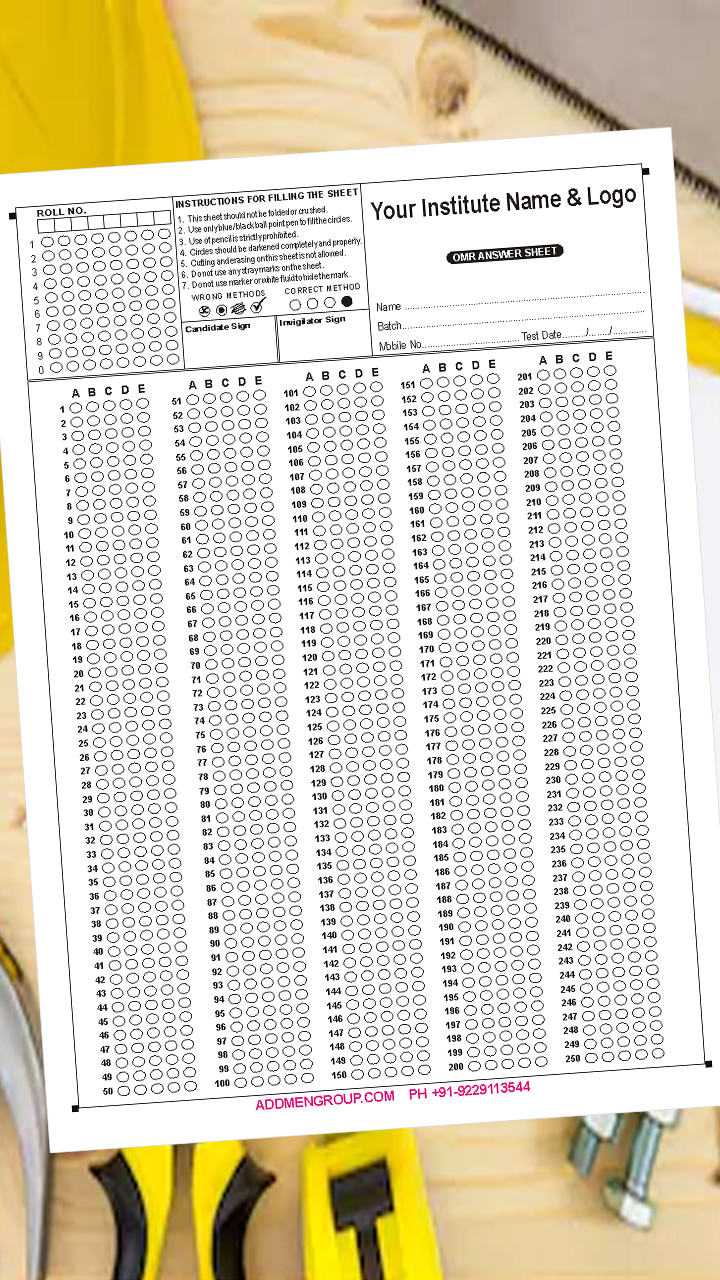
#> input picture images/RealLifeOMR1.jpg, 720 x 1280 px; its folder holds only this picture in this run
$ python -i presetBuilder.py   (imports and definitions only)
#> lines starting #> are read from the running program, lines starting #| are printed output that depends on the picture; after the words box and inside, x2 and y2 are one past the last pixel; in counts of white or black regions, pixels touching at a corner belong together
### aos.py
import cv2
import numpy as np
import circleProcessor
import random
red = [10,10,255]
blue = [255,10,10]
green = [10,255,10]
yellow = [0,255,255]
purple = [255,10,255]
answerKeyTextFile = 0

def mapp(h):
        h = h.reshape((4,2))
        hnew = np.zeros((4,2),dtype = np.float32)

        add = h.sum(1)
        hnew[0] = h[np.argmin(add)]
        hnew[2] = h[np.argmax(add)]

        diff = np.diff(h,axis = 1)
        hnew[1] = h[np.argmin(diff)]
        hnew[3] = h[np.argmax(diff)]

        return hnew

def findCorners(omr0,cp1=70,cp2=20,bp=17):
    h = omr0.shape[0]
    w = omr0.shape[1]
    xdownscale = float(500)/float(w)
    ydownscale = float(500)/float(h)

    copy = np.copy(omr0)
    omr0 = cv2.resize(omr0,(int(w*xdownscale),int(h*ydownscale)))

    omr0_blur = cv2.GaussianBlur(omr0,(bp,bp),0)

    omr0_canny = cv2.Canny(omr0_blur,cp1,cp2)

    contours, hierarchy = cv2.findContours(omr0_canny,cv2.RETR_TREE,cv2.CHAIN_APPROX_NONE)

    cv2.drawContours(omr0, contours, -1, (0,255,0), 3)
    maxArea = 0
    maxContour = contours[0]
    perimulti = 0.01
    for i in range(0,len(contours)):
        area = cv2.contourArea(contours[i])
        if area == (omr0.shape[0]-1)*(omr0.shape[1]-1):
            continue

        temp_peri = cv2.arcLength(contours[i],True)
        temp_approx = cv2.approxPolyDP(contours[i],perimulti*temp_peri,True)

        if area > maxArea and len(temp_approx) == 4:
            maxArea = area
            maxContour = contours[i]
            maxContourIndex = i

    peri = cv2.arcLength(maxContour,True)
    approx = cv2.approxPolyDP(maxContour,perimulti*peri,True)

    corners = mapp(approx)
    for corner in corners:
        corner[0] = int(w*corner[0]/500)
        corner[1] = int(h*corner[1]/500)
        #cv2.circle(copy,(corner[0],corner[1]),2,(0,0,255),7)


    wscale =int (abs(max(corners[0][0] - corners[1][0],corners[2][0] - corners[3][0])))
    hscale = int(abs(max(corners[0][1] - corners[2][1],corners[1][1] - corners[3][1])))

    dst = np.array([
            [0, 0],
            [wscale - 1, 0],
            [wscale - 1, hscale - 1],
            [0, hscale - 1]], dtype = "float32")

    M = cv2.getPerspectiveTransform(corners,dst)
    wrapped = cv2.warpPerspective(copy, M, (wscale, hscale))
    return wrapped

# [118 lines left out: functions scanOmr, main, not called in this run]

# [2 lines that do not run on import are left out]

### presetBuilder.py
import tkinter as tk
from tkinter import ttk
from tkinter import messagebox
from tkinter import filedialog
import cv2
import os
import aos
import presets
import numpy as np
import shutil
from PIL import Image, ImageTk
import circleProcessor

direction = []
zoomFactor = 1.3
batchCount = 0
batches = []
batchSizeY = 0
batchHeight = 0
lastMouseClick = [0,0]
currentBatch = 0
currentParameterIndex = 0
gImage = 0
gImageDetected = 0

# [519 lines left out: functions cvtImg, displayImage, deletetemp, bindScrollbar, handleDetection, onLeftDrag and 15 more, not called in this run]

# [2 lines not run here, left out]

>>> import cv2
>>> picture = cv2.imread('images/RealLifeOMR1.jpg')
#> picture is the input picture: shape (1280, 720, 3); mean B, G, R 199.1, 218.2, 225.2
>>> result = main(picture)
#> in cvtImg, `b,g,r = cv2.split(img)`:
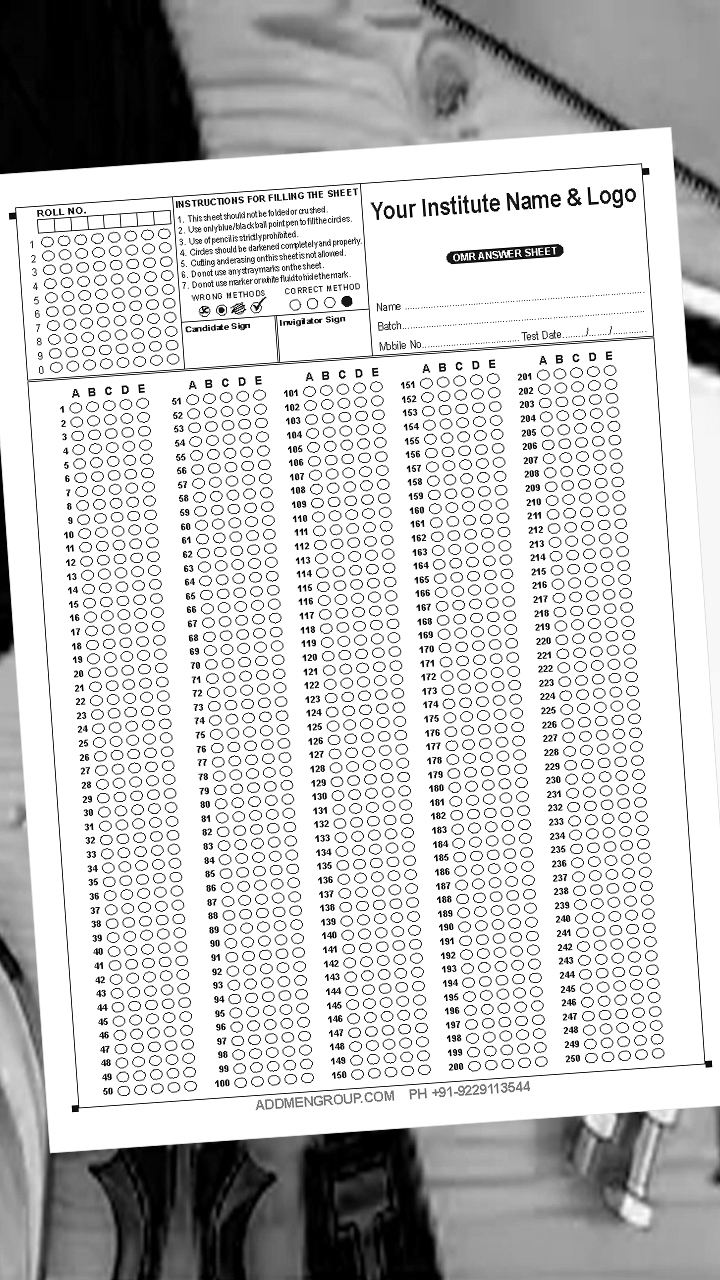
#> b: shape (1280, 720); min 0, max 255, mean 199.1
#> in cvtImg, `b,g,r = cv2.split(img)`:
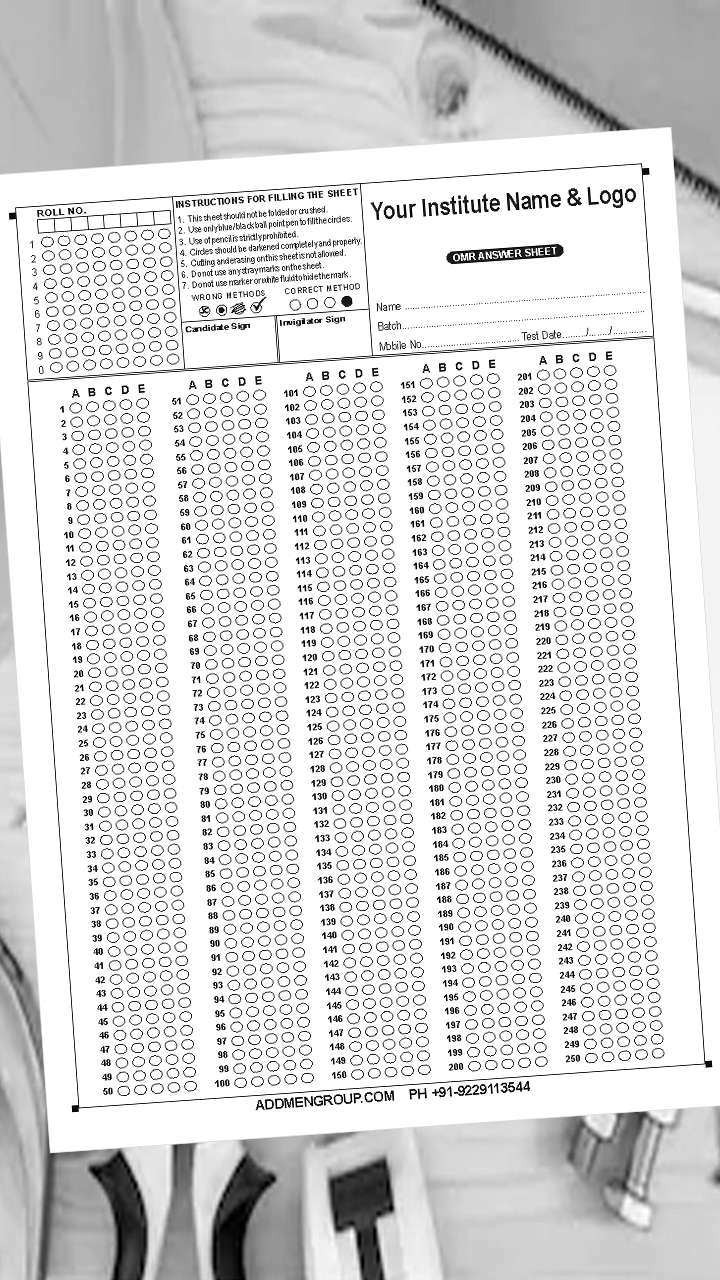
#> g: shape (1280, 720); min 0, max 255, mean 218.2
#> in cvtImg, `b,g,r = cv2.split(img)`:
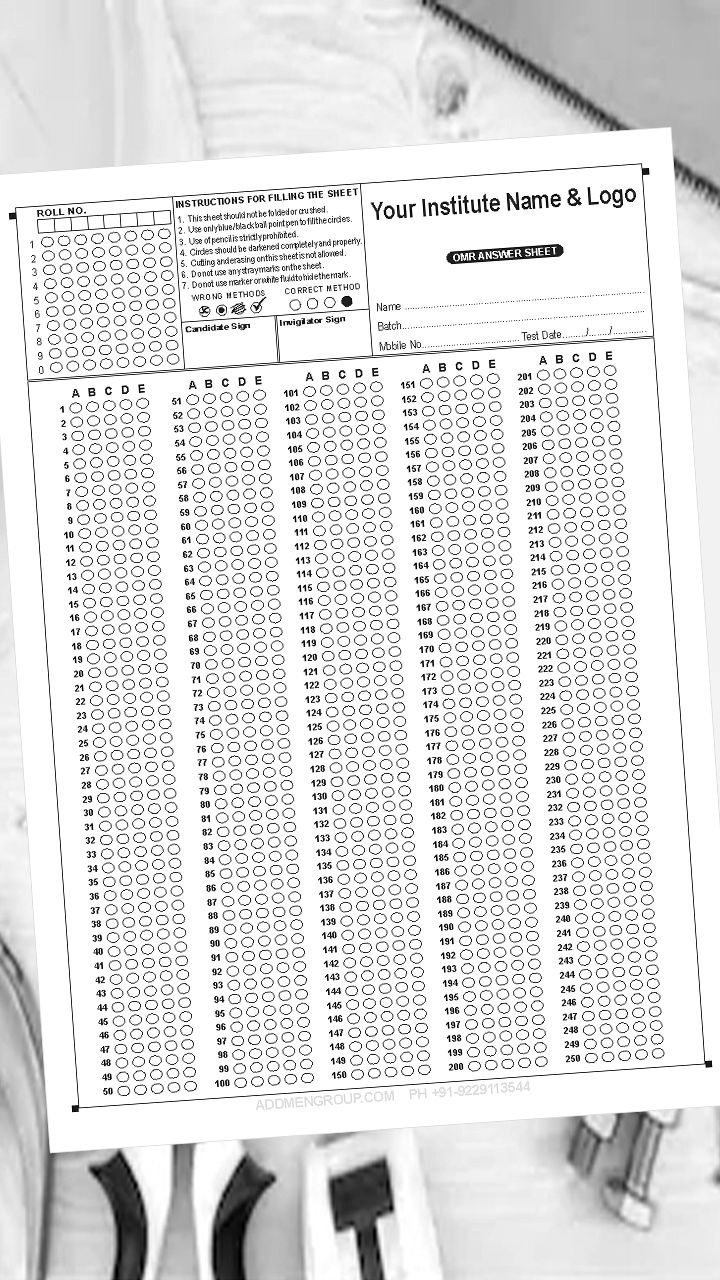
#> r: shape (1280, 720); min 0, max 255, mean 225.2
#> in findCorners, `omr0_blur = cv2.GaussianBlur(omr0,(bp,bp),0)`:
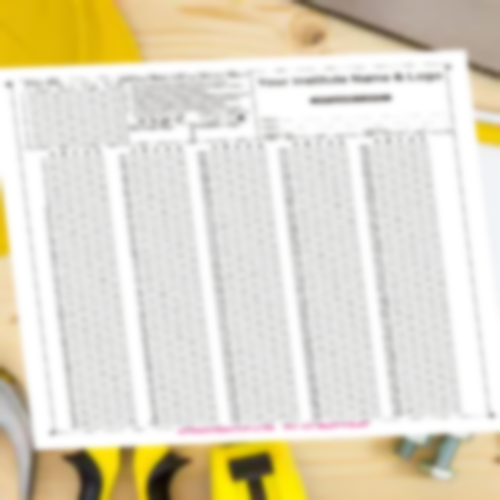
#> omr0_blur: shape (500, 500, 3); mean of channels 0, 1, 2 199.1, 218.2, 225.1; drawn as B, G, R
#> in findCorners, `omr0_canny = cv2.Canny(omr0_blur,cp1,cp2)`:
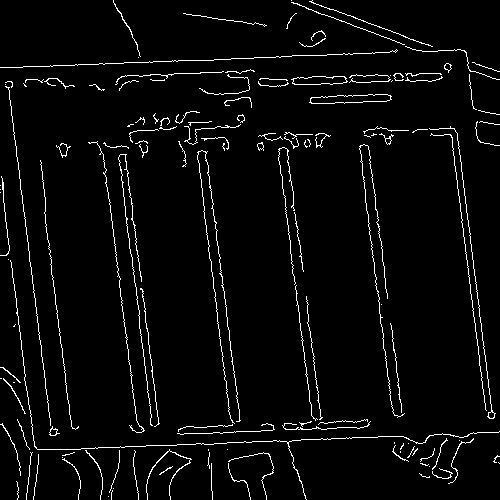
#> omr0_canny: shape (500, 500); 3.8% white in thin lines or dots
#> in findCorners, `contours, hierarchy = cv2.findContours(omr0_canny,cv2.RETR_TREE,cv2.CH..`: contours = 154 contours, 138 with area under 20; largest, box (x1, y1, x2, y2) and area: (309, 94, 392, 104) 528, (310, 94, 391, 104) 522, (291, 76, 348, 85) 364, (292, 76, 347, 85) 355, (49, 426, 60, 436) 44
#> in findCorners, `cv2.drawContours(omr0, contours, -1, (0,255,0), 3)`:
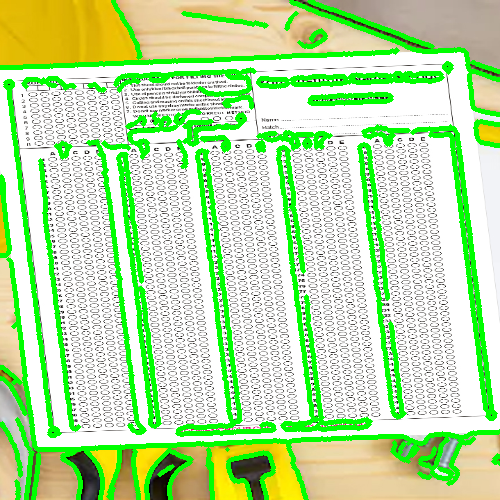
#> omr0: shape (500, 500, 3); mean of channels 0, 1, 2 164.7, 226.2, 186.4; drawn as B, G, R
#> in findCorners, `maxContour = contours[0]`: maxContour = [[108, 496]]
#> the loop in findCorners, `for i in range(0,len(contours)):` made 154 passes
#> (area, temp_peri, maxArea, maxContourIndex) on pass 97: (41, 685.2, 41, 96)
#> (area, temp_peri) on passes 27, 38, 39, 59: (37.5, 275.7), (43.5, 36.38), (36, 24.14), (27, 1521.9)
#> after the loop in findCorners, `for i in range(0,len(contours)):`: maxArea = 41; maxContour = contour of 638 points, box (x1, y1, x2, y2) (429, 126, 496, 419), area 41; maxContourIndex = 96
#> in findCorners, `peri = cv2.arcLength(maxContour,True)`: peri = 685.2
#> in findCorners, `approx = cv2.approxPolyDP(maxContour,perimulti*peri,True)`: approx = [[429, 128], [457, 133], [493, 418], [457, 133]]
#> in mapp, `add = h.sum(1)`: add = [557, 590, 911, 590]
#> in mapp, `diff = np.diff(h,axis = 1)`: diff = [-301, -324, -75, -324]
#> in findCorners, `corners = mapp(approx)`: corners = [[429, 128], [457, 133], [493, 418], [493, 418]]
#> the loop in findCorners, `for corner in corners:` made 4 passes
#> in findCorners, `wscale =int (abs(max(corners[0][0] - corners[1][0],corners[2][0] - cor..`: wscale = 0
#> in findCorners, `hscale = int(abs(max(corners[0][1] - corners[2][1],corners[1][1] - cor..`: hscale = 730
#> in findCorners, `dst = np.array([ [0, 0], [wscale - 1, 0], [wscale - 1, hscale - 1], [0..`: dst = [[0, 0], [-1, 0], [-1, 729], [0, 729]]
#> in findCorners, `M = cv2.getPerspectiveTransform(corners,dst)`: M = [[-0.00161, 0.000199, 0.929], [-1.06e-10, 3.36e-10, -4.41e-08], [-0.000438, -5.63e-05, 0.371]]
#> in findCorners, `wrapped = cv2.warpPerspective(copy, M, (wscale, hscale))`:
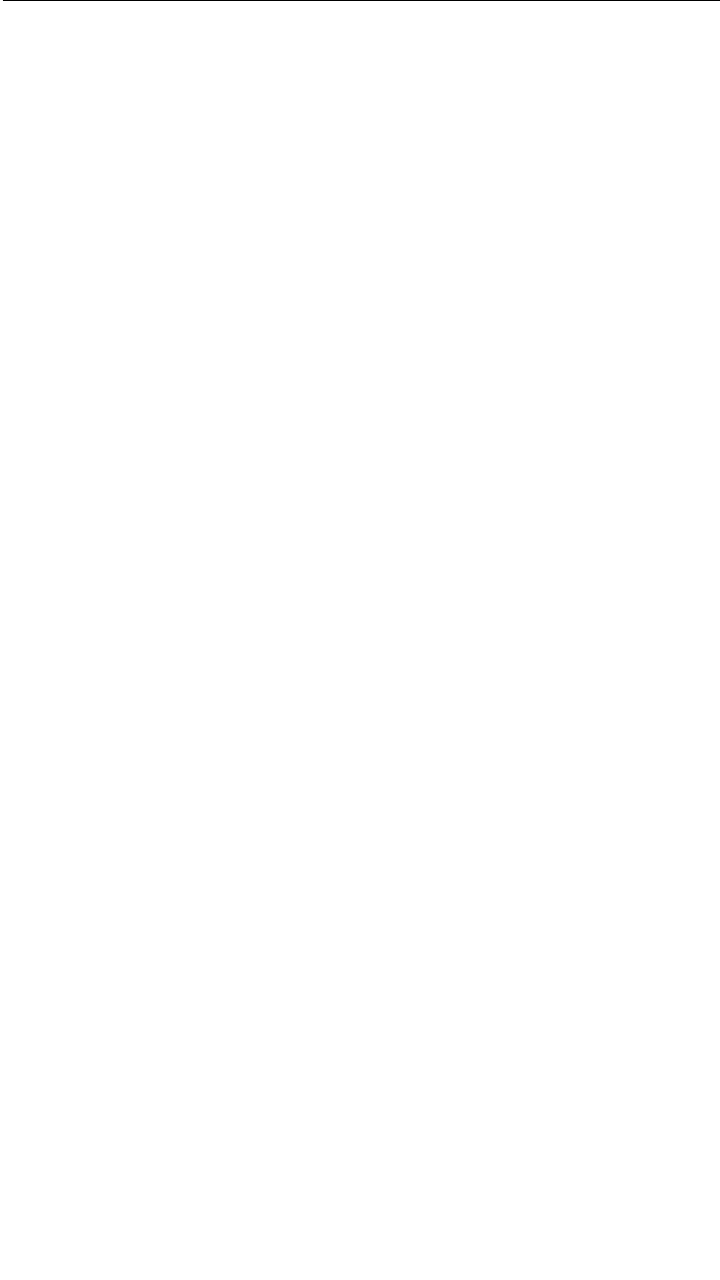
#> wrapped: shape (1280, 720, 3); mean B, G, R 254.8, 254.8, 254.8
#> (the run stopped early here; a loop or call above may not have finished)
